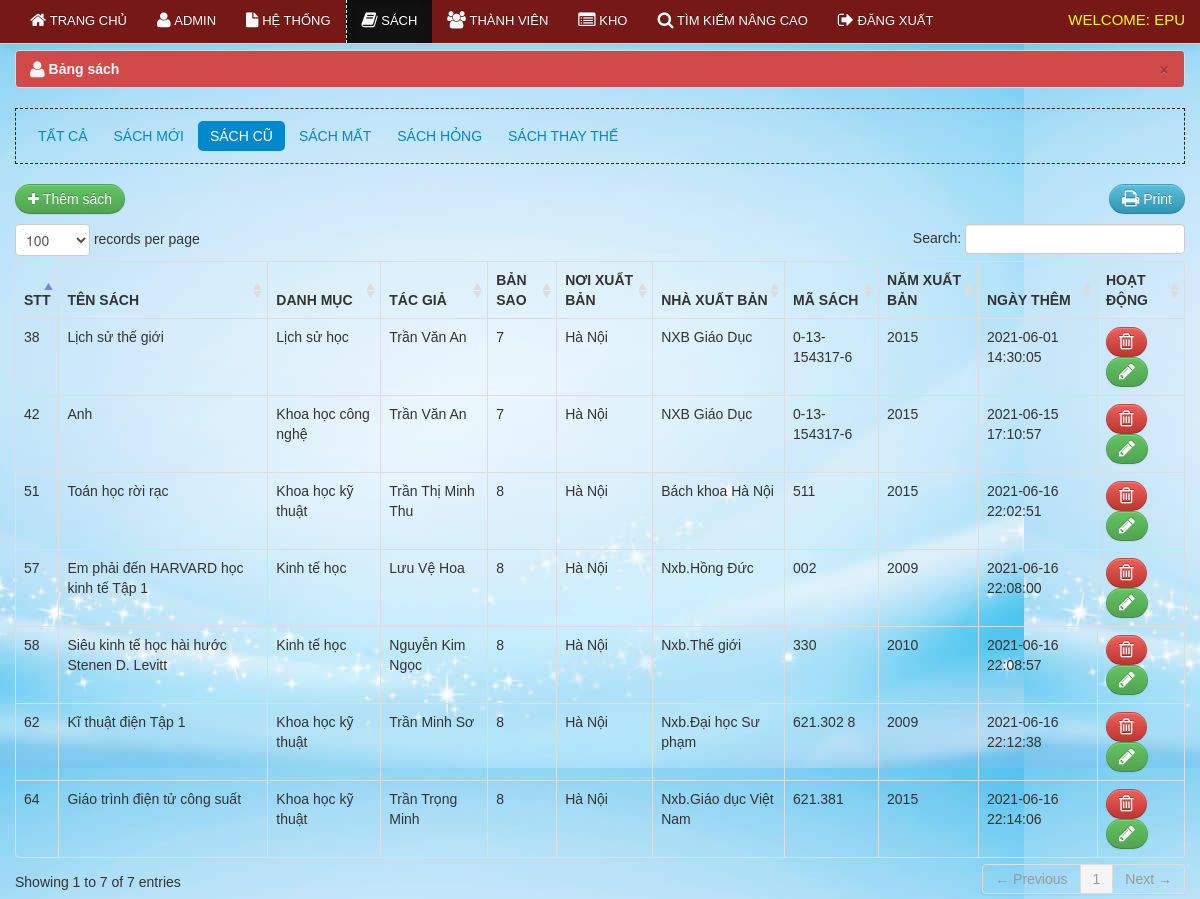
Screenshot of /qltv/librarian/old_books.php (signed in) with the database file from the repository.
### tables this page shows
CREATE TABLE `book` (
  `book_id` int(11) NOT NULL AUTO_INCREMENT,
  `book_title` varchar(100) NOT NULL,
  `category_id` int(50) NOT NULL,
  `author` varchar(50) NOT NULL,
  `book_copies` int(11) NOT NULL,
  `book_pub` varchar(100) NOT NULL,
  `publisher_name` varchar(100) NOT NULL,
  `isbn` varchar(50) NOT NULL,
  `copyright_year` int(11) NOT NULL,
  `date_receive` varchar(20) NOT NULL,
  `date_added` datetime NOT NULL,
  `status` varchar(30) NOT NULL,
  PRIMARY KEY (`book_id`)
);

CREATE TABLE `category` (
  `category_id` int(11) NOT NULL AUTO_INCREMENT,
  `classname` varchar(50) DEFAULT NULL,
  PRIMARY KEY (`category_id`),
  UNIQUE KEY `category_id` (`category_id`),
  KEY `classid` (`category_id`)
);

### qltv/librarian/old_books.php (the view, shortened to what this page needs)
<?php include('header.php'); ?>
<?php include('navbar_books.php'); ?>
    <div class="container">
		<div class="margin-top">
			<div class="row">
			<div class="span12">
			   <div class="alert alert-info">
                                    <button type="button" class="close" data-dismiss="alert">&times;</button>
                                    <strong><i class="icon-user icon-large"></i>&nbsp;Bảng sách</strong>
                                </div>
								    <ul class="nav nav-pills">
										<li><a href="books.php">Tất cả</a></li>
										<li><a href="new_books.php">Sách mới</a></li>
										<li class="active"><a href="old_books.php">Sách cũ</a></li>
										<li><a href="lost.php">Sách mất</a></li>
										<li><a href="damage.php">Sách hỏng</a></li>
										<li><a href="sub_rep.php">Sách thay thế</a></li>
									</ul>
                            <table cellpadding="0" cellspacing="0" border="0" class="table  table-bordered" id="example">
								<div class="pull-right">
								<a href="" onclick="window.print()" class="btn btn-info"><i class="icon-print icon-large"></i> Print</a>
								</div>
								<p><a href="add_books.php" class="btn btn-success"><i class="icon-plus"></i>&nbsp;Thêm sách</a></p>
                                <thead>
                                    <tr>
									    <th>STT</th>
                                        <th>Tên sách</th>
                                        <th>Danh mục</th>
										<th>Tác giả</th>
										<th class="action">Bản sao</th>
										<th>Nơi xuất bản</th>
										<th>Nhà xuất bản</th>
										<th>Mã sách</th>
										<th>Năm xuất bản</th>
										<th>Ngày thêm</th>
										<th class="action">Hoạt động</th>
                                    </tr>
                                </thead>
                                <tbody>
                                  <?php  $user_query=mysqli_query($conn,"select * from book where status = 'Sách cũ'")or die(mysqli_error());
									while($row=mysqli_fetch_array($user_query)){
									$id=$row['book_id'];
									$cat_id=$row['category_id'];
											$cat_query = mysqli_query($conn,"select * from category where category_id = '$cat_id'")or die(mysqli_error());
											$cat_row = mysqli_fetch_array($cat_query);
									?>
									<tr class="del<?php echo $id ?>">
                                    <td><?php echo $row['book_id']; ?></td>
                                    <td><?php echo $row['book_title']; ?></td>
									<td><?php echo $cat_row ['classname']; ?> </td>
                                    <td><?php echo $row['author']; ?> </td>
                                    <td class="action"><?php echo $row['book_copies']; ?> </td>
                                     <td><?php echo $row['book_pub']; ?></td>
									 <td><?php echo $row['publisher_name']; ?></td>
									 <td><?php echo $row['isbn']; ?></td>
									 <td><?php echo $row['copyright_year']; ?></td>
									 <td><?php echo $row['date_added']; ?></td>
                                    <td class="action">
                                        <a rel="tooltip"  title="Xóa" id="<?php echo $id; ?>" href="#delete_book<?php echo $id; ?>" data-toggle="modal"    class="btn btn-danger"><i class="icon-trash icon-large"></i></a>
										<a  rel="tooltip"  title="Sửa" id="e<?php echo $id; ?>" href="edit_book.php<?php echo '?id='.$id; ?>" class="btn btn-success"><i class="icon-pencil icon-large"></i></a>
                                    </td>
                                    </tr>
									<?php  }  ?>
                                </tbody>
                            </table>
			</div>
			</div>
		</div>
    </div>
<?php include('footer.php') ?>

### qltv/css/docs.css (style rules this page uses)
body { font-family:'TR Century Gothic',Helvetica,Arial,sans-serif !important; }
.btn { border-radius: 25px !important; }
.alert { text-shadow: none; }
.nav-tabs, .nav-pills { border: 1px dashed #222 !important; padding: 10px; }
th { text-transform:uppercase; }
.nav li a { text-transform:uppercase; }
.margin-top { margin-top:50px; }
body { background: url(../img/grid_noise.png); position: relative; }

### qltv/css/print.css (style rules this page uses)
.action { display:none; }
th { text-align:left; }
td { text-align:left; border-top:1px solid; padding:2px; }
.btn { display:none; }
.alert { display:none; }
body { font-family:arial; font-size:13px; }
.nav { display:none; }

### rows the page displays
book: book_id "38", book_title "Lịch sử thế giới", category.classname "Lịch sử học", author "Trần Văn An", book_copies "7", book_pub "Hà Nội", publisher_name "NXB Giáo Dục", isbn "0-13-154317-6", copyright_year "2015", date_added "2021-06-01 14:30:05"
book: book_id "42", book_title "Anh", category.classname "Khoa học công nghệ", author "Trần Văn An", book_copies "7", book_pub "Hà Nội", publisher_name "NXB Giáo Dục", isbn "0-13-154317-6", copyright_year "2015", date_added "2021-06-15 17:10:57"
book: book_id "51", book_title "Toán học rời rạc", category.classname "Khoa học kỹ thuật", author "Trần Thị Minh Thu", book_copies "8", book_pub "Hà Nội", publisher_name "Bách khoa Hà Nội", isbn "511", copyright_year "2015", date_added "2021-06-16 22:02:51"
book: book_id "57", book_title "Em phải đến HARVARD học kinh tế Tập 1", category.classname "Kinh tế học", author "Lưu Vệ Hoa", book_copies "8", book_pub "Hà Nội", publisher_name "Nxb.Hồng Đức", isbn "002", copyright_year "2009", date_added "2021-06-16 22:08:00"
book: book_id "58", book_title "Siêu kinh tế học hài hước Stenen D. Levitt", category.classname "Kinh tế học", author "Nguyễn Kim Ngọc", book_copies "8", book_pub "Hà Nội", publisher_name "Nxb.Thế giới", isbn "330", copyright_year "2010", date_added "2021-06-16 22:08:57"
book: book_id "62", book_title "Kĩ thuật điện Tập 1", category.classname "Khoa học kỹ thuật", author "Trần Minh Sơ", book_copies "8", book_pub "Hà Nội", publisher_name "Nxb.Đại học Sư phạm", isbn "621.302 8", copyright_year "2009", date_added "2021-06-16 22:12:38"
book: book_id "64", book_title "Giáo trình điện tử công suất", category.classname "Khoa học kỹ thuật", author "Trần Trọng Minh", book_copies "8", book_pub "Hà Nội", publisher_name "Nxb.Giáo dục Việt Nam", isbn "621.381", copyright_year "2015", date_added "2021-06-16 22:14:06"
